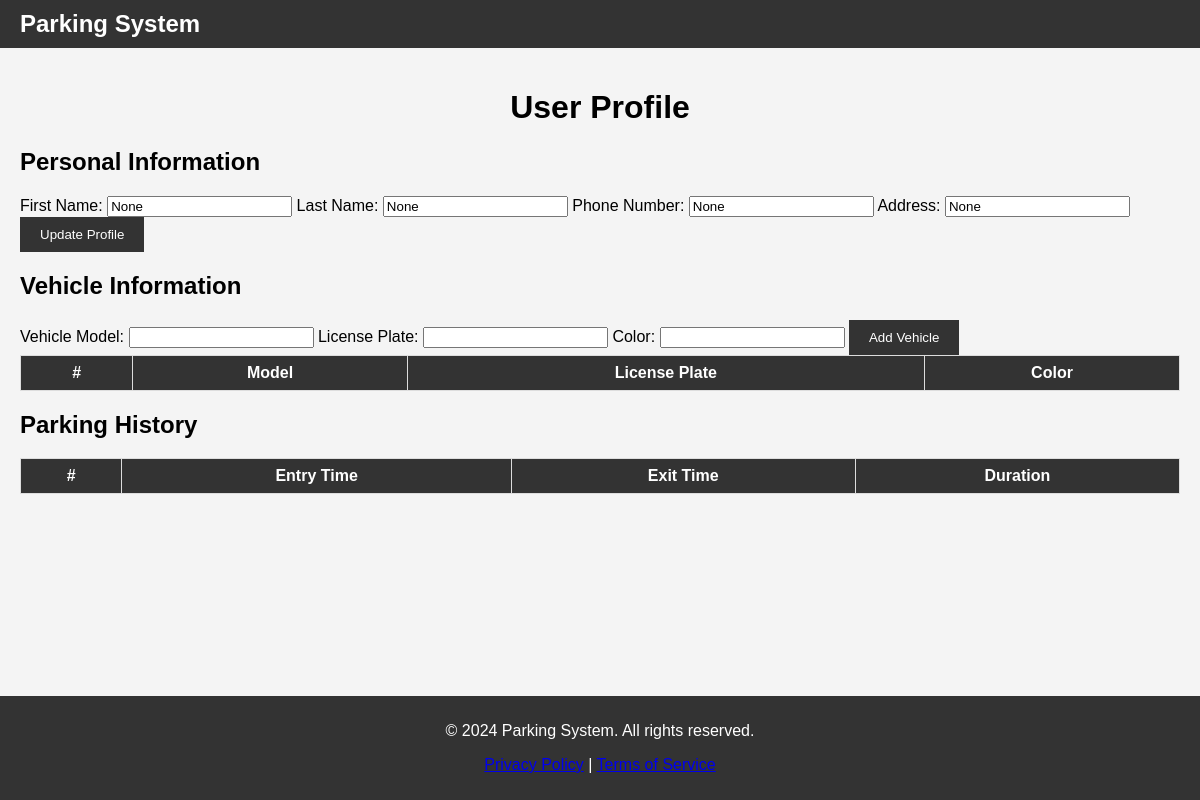
The app's page /profile (signed in) with its own data.
### app.py (models this page shows)
class User(UserMixin, db.Model):
    id = db.Column(db.Integer, primary_key=True)
    username = db.Column(db.String(150), unique=True, nullable=False)
    email = db.Column(db.String(150), unique=True, nullable=False)
    password = db.Column(db.String(150), nullable=False)
    first_name = db.Column(db.String(150), nullable=True)
    last_name = db.Column(db.String(150), nullable=True)
    phone_number = db.Column(db.String(20), nullable=True)
    address = db.Column(db.String(250), nullable=True)
    current_qr = db.Column(db.String(500), nullable=True)

### app.py (the view, shortened to what this page needs)
@app.route('/profile', methods=['GET', 'POST'])
@login_required
def profile():
    vehicles = Vehicle.query.filter_by(user_id=current_user.id).all()
    sessions = ParkingSession.query.filter_by(user_id=current_user.id).all()
    return render_template('profile.html', vehicles=vehicles, sessions=sessions)

### app.py (called while the page is built)
@login_manager.user_loader
def load_user(user_id):
    return db.session.get(User, int(user_id))

### templates/profile.html (shortened to what this page needs)
<!DOCTYPE html>
<html lang="en">
<head>
    <link rel="stylesheet" href="{{ url_for('styles', filename='profileStyle.css') }}">
</head>
<body>
    <nav class="nav-menu">
        <a class="title">Parking System</a>
    </nav>
    <div class="content-container">
        <h1 class="text-center">User Profile</h1>
        <form method="POST">
            <h2>Personal Information</h2>
            <label for="first_name">First Name:</label>
            <input type="text" id="first_name" name="first_name" value="{{ current_user.first_name }}">
            <label for="last_name">Last Name:</label>
            <input type="text" id="last_name" name="last_name" value="{{ current_user.last_name }}">
            <label for="phone_number">Phone Number:</label>
            <input type="text" id="phone_number" name="phone_number" value="{{ current_user.phone_number }}">
            <label for="address">Address:</label>
            <input type="text" id="address" name="address" value="{{ current_user.address }}">
            <button type="submit" class="btn">Update Profile</button>
        </form>
        <h2>Vehicle Information</h2>
        <form method="POST" action="{{ url_for('add_vehicle') }}">
            <label for="model">Vehicle Model:</label>
            <input type="text" id="model" name="model" required>
            <label for="license_plate">License Plate:</label>
            <input type="text" id="license_plate" name="license_plate" required>
            <label for="color">Color:</label>
            <input type="text" id="color" name="color">
            <button type="submit" class="btn">Add Vehicle</button>
        </form>
        <table class="table mt-3">
            <thead>
                <tr>
                    <th>#</th>
                    <th>Model</th>
                    <th>License Plate</th>
                    <th>Color</th>
                </tr>
            </thead>
        </table>
        <h2>Parking History</h2>
        <table class="table mt-3">
            <thead>
                <tr>
                    <th>#</th>
                    <th>Entry Time</th>
                    <th>Exit Time</th>
                    <th>Duration</th>
                </tr>
            </thead>
        </table>
    </div>
    <footer class="footer">
        <div class="footer-container">
            <p>&copy; 2024 Parking System. All rights reserved.</p>
            <p><a href="https://example.com/privacy-policy">Privacy Policy</a> | <a href="https://example.com/terms-of-service">Terms of Service</a></p>
        </div>
    </footer>
</body>
</html>

### records on screen
User: first_name "None", last_name "None", phone_number "None", address "None"
